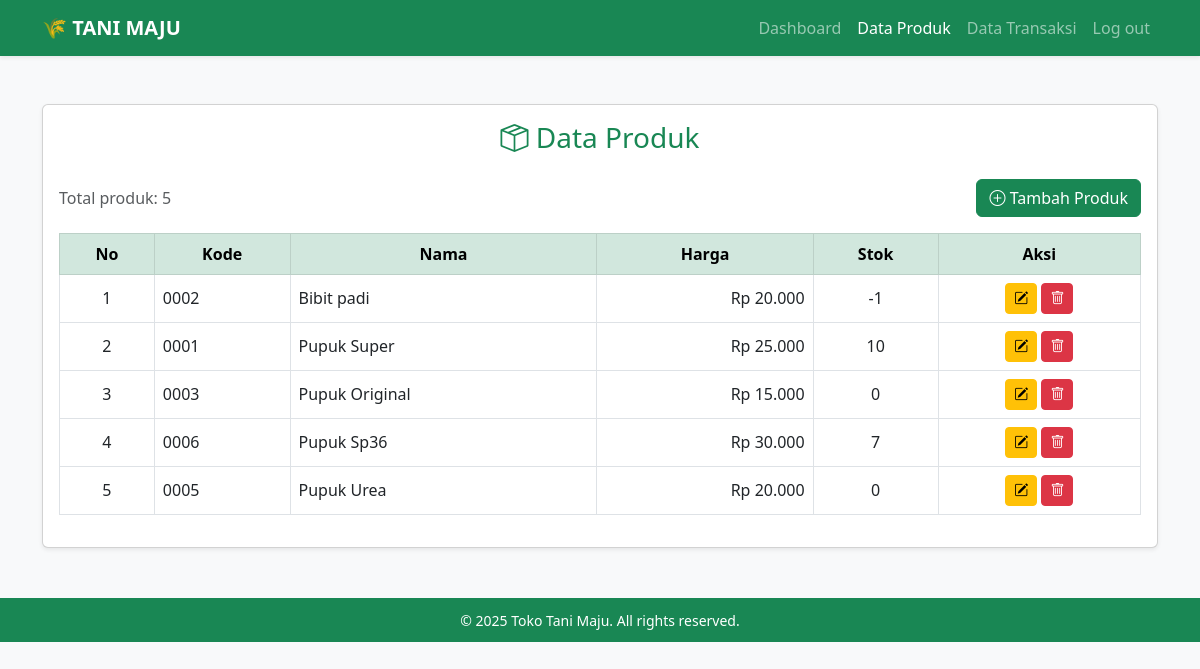
The page /tani_maju/data_produk.php (signed in) on the database its author committed.
### tables this page shows
CREATE TABLE `produk` (
  `id_produk` int(11) NOT NULL,
  `kode_barang` varchar(50) NOT NULL,
  `nama_barang` varchar(100) NOT NULL,
  `harga_satuan` decimal(10,2) NOT NULL,
  `stok` int(11) NOT NULL
);

### tani_maju/data_produk.php (the view, shortened to what this page needs)
<!DOCTYPE html>
<html lang="id">
<head>
    <link href="https://cdn.jsdelivr.net/npm/bootstrap@5.3.0-alpha3/dist/css/bootstrap.min.css" rel="stylesheet">
    <link href="https://cdn.jsdelivr.net/npm/bootstrap-icons@1.10.5/font/bootstrap-icons.css" rel="stylesheet">
</head>
<body>
    <?php
    include 'koneksi.php';
    $sql = "SELECT * FROM Produk";
    $result = $koneksi->query($sql);
    ?>
    <nav class="navbar navbar-expand-lg navbar-dark bg-success shadow-sm">
        <div class="container">
            <a class="navbar-brand fw-bold" href="#">🌾 TANI MAJU</a>
            <div class="collapse navbar-collapse" id="navbarNav">
                <ul class="navbar-nav ms-auto">
                    <li class="nav-item"><a class="nav-link" href="kasir_dashboard.php">Dashboard</a></li>
                    <li class="nav-item"><a class="nav-link active" href="data_produk.php">Data Produk</a></li>
                    <li class="nav-item"><a class="nav-link" href="data_transaksi.php">Data Transaksi</a></li>
                    <li class="nav-item"><a class="nav-link" href="logout.php">Log out</a></li>
                </ul>
            </div>
        </div>
    </nav>
    <div class="container my-5">
        <div class="card shadow-sm">
            <div class="card-body">
                <h3 class="text-center mb-4 text-success">
                    <i class="bi bi-box-seam"></i> Data Produk
                </h3>
                <div class="d-flex justify-content-between align-items-center mb-3">
                    <span class="text-muted">Total produk: <?= $result->num_rows ?></span>
                    <button class="btn btn-success" data-bs-toggle="modal" data-bs-target="#addProductModal">
                        <i class="bi bi-plus-circle"></i> Tambah Produk
                    </button>
                </div>
                <div class="table-responsive">
                    <table class="table table-hover table-bordered align-middle">
                        <thead class="table-success text-center">
                            <tr>
                                <th>No</th>
                                <th>Kode</th>
                                <th>Nama</th>
                                <th>Harga</th>
                                <th>Stok</th>
                                <th>Aksi</th>
                            </tr>
                        </thead>
                        <tbody>
                            <?php if ($result->num_rows > 0): ?>
                                <?php $no = 1; ?>
                                <?php while ($row = $result->fetch_assoc()): ?>
                                    <tr>
                                        <td class="text-center"><?= $no++ ?></td>
                                        <td><?= htmlspecialchars($row['kode_barang']) ?></td>
                                        <td><?= htmlspecialchars($row['nama_barang']) ?></td>
                                        <td class="text-end">Rp <?= number_format($row['harga_satuan'], 0, ',', '.') ?></td>
                                        <td class="text-center"><?= htmlspecialchars($row['stok']) ?></td>
                                        <td class="text-center">
                                            <button class="btn btn-warning btn-sm" data-bs-toggle="modal"
                                                data-bs-target="#editProductModal" data-id="<?= $row['id_produk'] ?>"
                                                data-kode="<?= $row['kode_barang'] ?>" data-nama="<?= $row['nama_barang'] ?>"
                                                data-harga="<?= $row['harga_satuan'] ?>" data-stok="<?= $row['stok'] ?>">
                                                <i class="bi bi-pencil-square"></i>
                                            </button>
                                            <a href="hapus_produk.php?id=<?= $row['id_produk'] ?>" class="btn btn-danger btn-sm"
                                                onclick="return confirm('Hapus produk ini?')">
                                                <i class="bi bi-trash"></i>
                                            </a>
                                        </td>
                                    </tr>
                                <?php endwhile; ?>
                            <?php else: ?>
                                <tr>
                                    <td colspan="6" class="text-center">Belum ada data produk.</td>
                                </tr>
                            <?php endif; ?>
                        </tbody>
                    </table>
                </div>
            </div>
        </div>
    </div>
    <footer>
        <div class="container">
            <small>&copy; <?= date('Y') ?> Toko Tani Maju. All rights reserved.</small>
        </div>
    </footer>
</body>
</html>

### tani_maju/data_produk.php (style rules this page uses)
body { background-color: #f8f9fa; }
.table thead th { vertical-align: middle; }
footer { background-color: #198754; color: white; padding: 10px 0; text-align: center; margin-top: 50px; }

### rows shown on the page
produk: kode_barang "0002", nama_barang "Bibit padi", harga_satuan "20.000", stok "-1"
produk: kode_barang "0001", nama_barang "Pupuk Super", harga_satuan "25.000", stok "10"
produk: kode_barang "0003", nama_barang "Pupuk Original", harga_satuan "15.000", stok "0"
produk: kode_barang "0006", nama_barang "Pupuk Sp36", harga_satuan "30.000", stok "7"
produk: kode_barang "0005", nama_barang "Pupuk Urea", harga_satuan "20.000", stok "0"

### other values the page prints
$result->num_rows "5"
